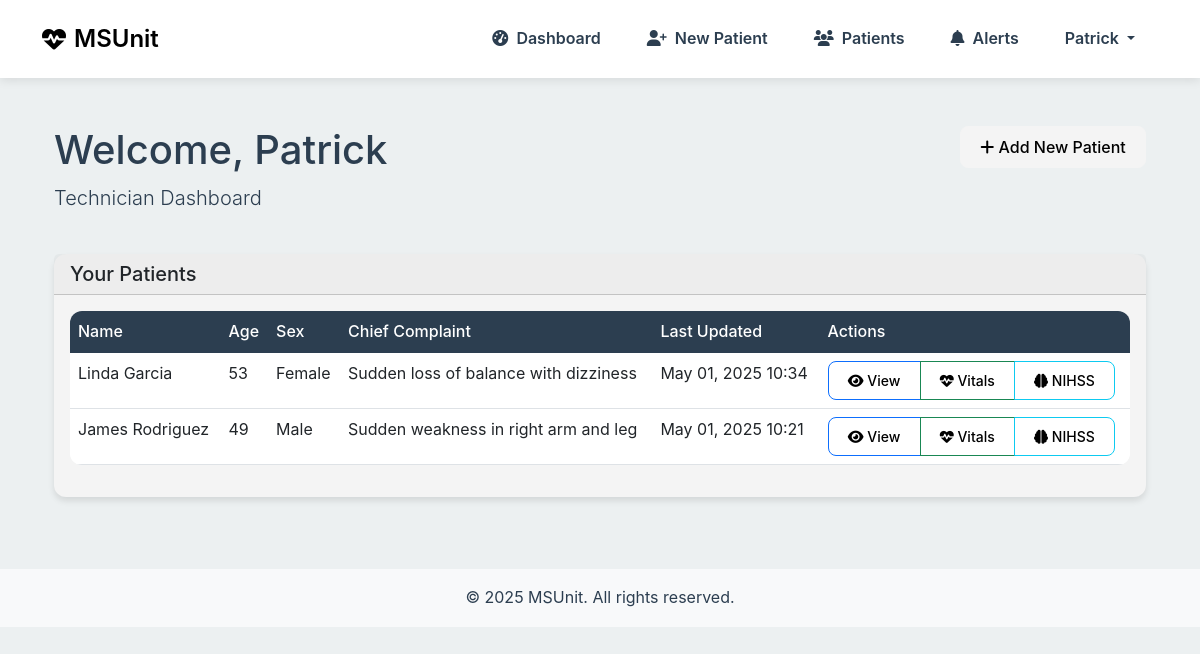
/technician/ (signed in), run on the app's committed database.
### core/models.py (models this page shows, shortened)
class User(AbstractUser):
    ROLE_CHOICES = [
        ('TECHNICIAN', 'Technician'),
        ('NEUROLOGIST', 'Neurologist'),
    ]
    role = models.CharField(max_length=20, choices=ROLE_CHOICES)
    phone = models.CharField(max_length=20, blank=True)
    created_at = models.DateTimeField(auto_now_add=True)
    updated_at = models.DateTimeField(auto_now=True)
    def is_technician(self):
        return self.role == 'TECHNICIAN'

class Patient(models.Model):
    GENDER_CHOICES = [
        ('M', 'Male'),
        ('F', 'Female'),
        ('O', 'Other')
    ]
    STATUS_CHOICES = [
        ('REGISTERED', 'Registered'),
        ('AWAITING_REVIEW', 'Awaiting Review'),
        ('UNDER_CONSULTATION', 'Under Consultation'),
        ('CRITICAL', 'Critical'),
        ('STABLE', 'Stable'),
        ('DIAGNOSED', 'Diagnosed'),
        ('DISCHARGED', 'Discharged')
    ]
    name = models.CharField(max_length=100)
    age = models.IntegerField(validators=[MinValueValidator(0), MaxValueValidator(150)])
    sex = models.CharField(max_length=1, choices=GENDER_CHOICES)
    chief_complaint = models.TextField()
    medical_history = models.TextField()
    created_by = models.ForeignKey(User, on_delete=models.CASCADE, related_name='patients')
    created_at = models.DateTimeField(auto_now_add=True)
    updated_at = models.DateTimeField(auto_now=True)
    has_critical_alert = models.BooleanField(default=False)
    status = models.CharField(max_length=20, choices=STATUS_CHOICES, default='REGISTERED')

### core/views.py (the view)
# urls.py: path('technician/', views.technician_dashboard, name='technician_dashboard'),
@login_required
def technician_dashboard(request):
    if not request.user.is_technician():
        raise PermissionDenied
    patients = Patient.objects.filter(created_by=request.user).order_by('-created_at')
    return render(request, 'core/technician_dashboard.html', {'patients': patients})

### templates/core/technician_dashboard.html (shortened to what this page needs)
{% extends "core/base.html" %}
{% block content %}
<div class="container py-4">
    <div class="row mb-4">
        <div class="col">
            <h1>Welcome, {{ user.username }}</h1>
            <p class="lead">Technician Dashboard</p>
        </div>
        <div class="col-auto">
            <a href="{% url 'core:patient_register' %}" class="btn btn-primary">
                <i class="fas fa-plus"></i> Add New Patient
            </a>
        </div>
    </div>
    <div class="card">
        <div class="card-header">
            <h5 class="mb-0">Your Patients</h5>
        </div>
        <div class="card-body">
            {% if patients %}
                <div class="table-responsive">
                    <table class="table table-hover">
                        <thead>
                            <tr>
                                <th>Name</th>
                                <th>Age</th>
                                <th>Sex</th>
                                <th>Chief Complaint</th>
                                <th>Last Updated</th>
                                <th>Actions</th>
                            </tr>
                        </thead>
                        <tbody>
                            {% for patient in patients %}
                                <tr>
                                    <td>{{ patient.name }}</td>
                                    <td>{{ patient.age }}</td>
                                    <td>{{ patient.get_sex_display }}</td>
                                    <td>{{ patient.chief_complaint|truncatechars:50 }}</td>
                                    <td>{{ patient.updated_at|date:"M d, Y H:i" }}</td>
                                    <td>
                                        <div class="btn-group">
                                            <a href="{% url 'core:patient_detail' patient.id %}" class="btn btn-sm btn-outline-primary">
                                                <i class="fas fa-eye"></i> View
                                            </a>
                                            <a href="{% url 'core:record_vitals' patient.id %}" class="btn btn-sm btn-outline-success">
                                                <i class="fas fa-heartbeat"></i> Vitals
                                            </a>
                                            <a href="{% url 'core:record_nihss' patient.id %}" class="btn btn-sm btn-outline-info">
                                                <i class="fas fa-brain"></i> NIHSS
                                            </a>
                                        </div>
                                    </td>
                                </tr>
                            {% endfor %}
                        </tbody>
                    </table>
                </div>
            {% else %}
                <div class="text-center py-4">
                    <p class="mb-0">No patients registered yet.</p>
                    <a href="{% url 'core:patient_register' %}" class="btn btn-primary mt-3">Register Your First Patient</a>
                </div>
            {% endif %}
        </div>
    </div>
</div>
{% endblock %}

### templates/core/base.html (shortened to what this page needs)
<!DOCTYPE html>
<html lang="en">
<head>
    <link href="https://cdn.jsdelivr.net/npm/bootstrap@5.3.0/dist/css/bootstrap.min.css" rel="stylesheet">
    <link rel="stylesheet" href="https://cdnjs.cloudflare.com/ajax/libs/font-awesome/6.4.0/css/all.min.css">
</head>
<body>
    <nav class="navbar navbar-expand-lg navbar-dark mb-4">
        <div class="container">
            <a class="navbar-brand" href="{% url 'core:role_selection' %}">
                <i class="fas fa-heartbeat me-2"></i>MSUnit
            </a>
            <div class="collapse navbar-collapse" id="navbarNav">
                <ul class="navbar-nav ms-auto">
                    {% if user.is_authenticated %}
                    <li class="nav-item">
                        <a class="nav-link" href="{% url 'core:dashboard' %}">
                            <i class="fas fa-tachometer-alt me-1"></i> Dashboard
                        </a>
                    </li>
                    {% if user.is_technician %}
                    <li class="nav-item">
                        <a class="nav-link" href="{% url 'core:patient_register' %}">
                            <i class="fas fa-user-plus me-1"></i> New Patient
                        </a>
                    </li>
                    {% endif %}
                    <li class="nav-item">
                        <a class="nav-link" href="{% url 'core:patient_list' %}">
                            <i class="fas fa-users me-1"></i> Patients
                        </a>
                    </li>
                    <li class="nav-item">
                        <a class="nav-link" href="{% url 'core:alerts_list' %}">
                            <i class="fas fa-bell me-1"></i> Alerts
                        </a>
                    </li>
                    <li class="nav-item dropdown">
                        <a class="nav-link dropdown-toggle" href="#" id="navbarDropdown" role="button" data-bs-toggle="dropdown">
                            {{ user.username }}
                        </a>
                    </li>
                    {% endif %}
                </ul>
            </div>
        </div>
    </nav>
    <main class="container my-4">
        {% block content %}{% endblock %}
    </main>
    <footer class="bg-light py-3 mt-5">
        <div class="container text-center">
            <p class="mb-0">&copy; 2025 MSUnit. All rights reserved.</p>
        </div>
    </footer>
</body>
</html>

### templates/core/base.html (style rules this page uses)
:root { --primary-color: #2c3e50; --secondary-color: #f4f4f4; --accent-color: #3498db; --light-bg: #ecf0f1; --text-color: #2c3e50; --highlight-color: #2980b9; }
body { font-family: -apple-system, BlinkMacSystemFont, 'Segoe UI', Roboto, Oxygen, Ubuntu, Cantarell, 'Open Sans', 'Helvetica Neue', sans-serif; background-color: var(--light-bg); color: var(--text-color); line-height: 1.6; }
.navbar { background-color: white !important; box-shadow: 0 2px 10px rgba(0,0,0,0.1); padding: 15px 0; }
.navbar-brand, .navbar-nav .nav-link { color: #2c3e50 !important; font-weight: 600; }
.navbar-brand { font-size: 1.5rem; display: flex; align-items: center; }
.navbar-nav .nav-link { margin: 0 15px; transition: color 0.3s ease; }
.card { background-color: var(--secondary-color); border: 1px solid #d3d3d3; box-shadow: 0 4px 6px rgba(0,0,0,0.1); }
.btn-primary { background-color: var(--accent-color); border-color: var(--highlight-color); color: black; }
a, a:link, a:visited { color: black !important; transition: color 0.3s ease; text-decoration: none; }
.nav-link { color: rgba(255,255,255,0.9) !important; transition: color 0.2s; }
.card { border: none; border-radius: 12px; box-shadow: 0 4px 6px rgba(0,0,0,0.1); transition: transform 0.2s; }
.btn { border-radius: 8px; padding: 0.5rem 1.2rem; font-weight: 500; transition: all 0.2s; }
.btn-primary { background-color: var(--secondary-color); border-color: var(--secondary-color); }
.table { background-color: white; border-radius: 12px; overflow: hidden; }
.table th { background-color: var(--primary-color); color: white; font-weight: 500; border: none; }

### data on the page
User: username "Patrick"
Patient: name "Linda Garcia", age "53", sex "Female", chief_complaint "Sudden loss of balance with dizziness", updated_at "May 01, 2025 10:34"
Patient: name "James Rodriguez", age "49", sex "Male", chief_complaint "Sudden weakness in right arm and leg", updated_at "May 01, 2025 10:21"
